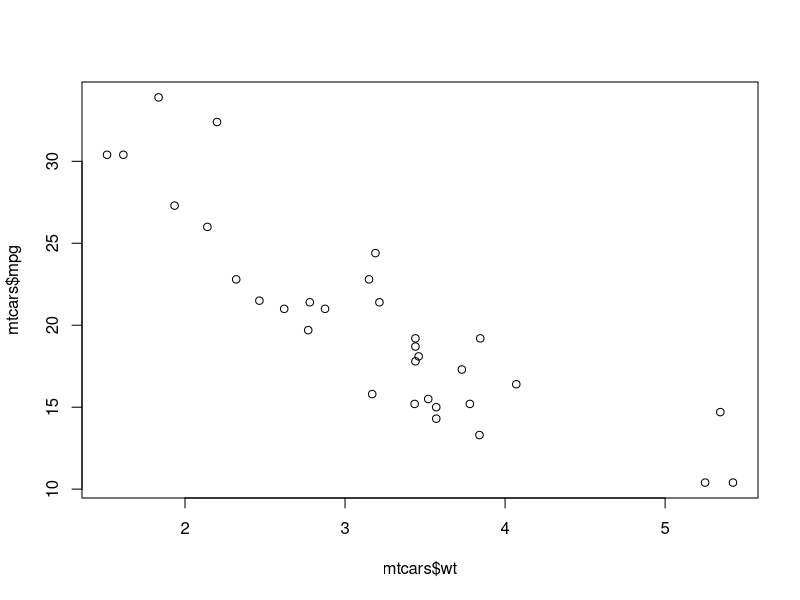
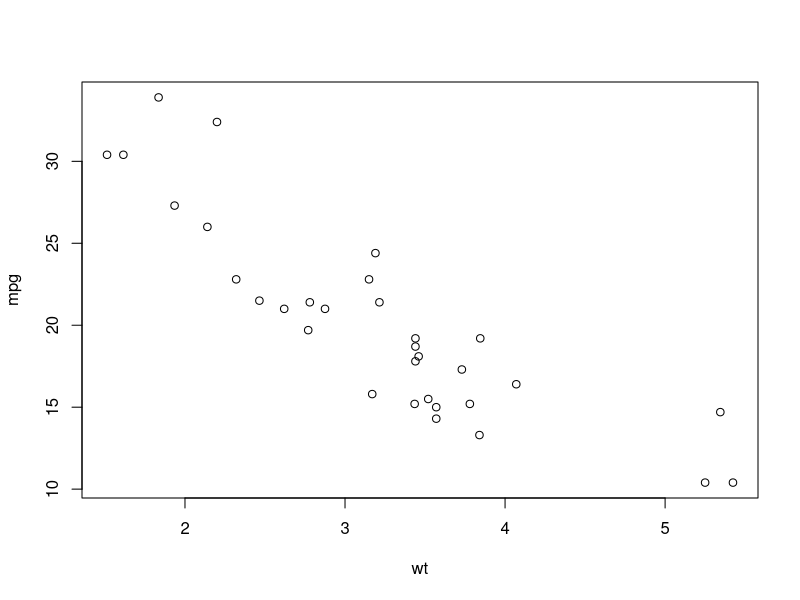
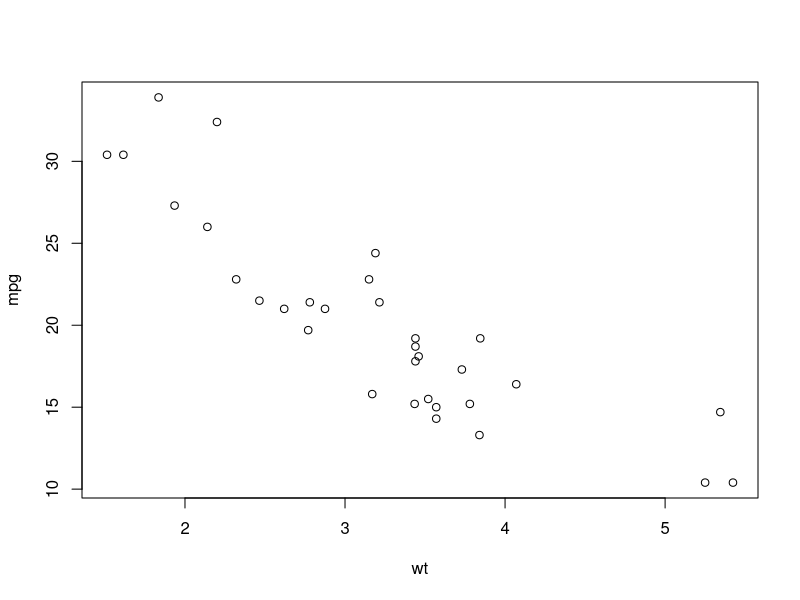
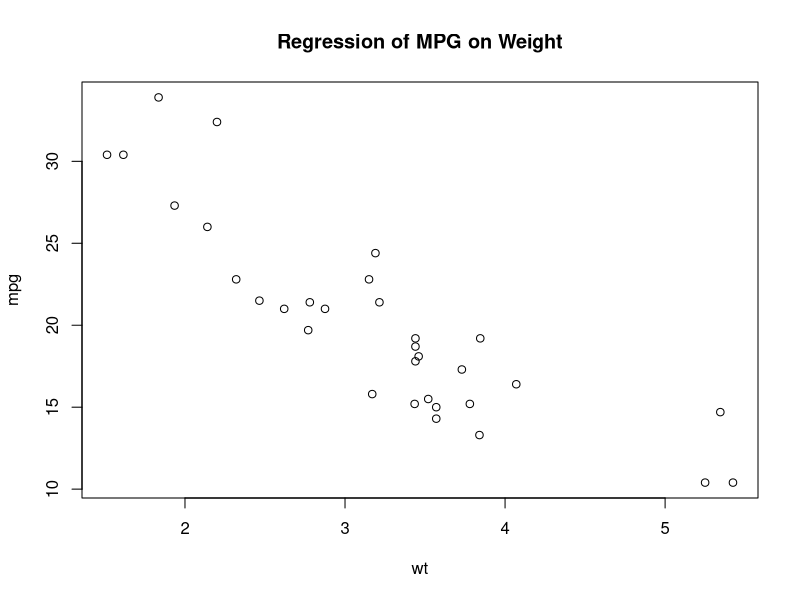
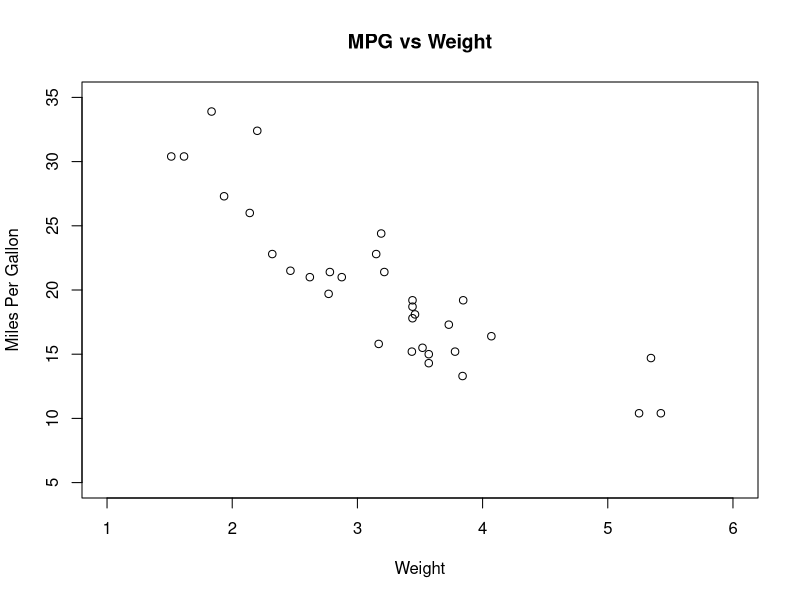

Here is the R script that generated these plots, in order: (Note: this script raises an error after producing the figures.)
data("mtcars")
head(mtcars, n=10)

plot(mtcars$wt, mtcars$mpg)
attach(mtcars)
plot(wt, mpg)

library(Hmisc)
library(RColorBrewer)

opar <- par(no.readonly = TRUE)

attach(mtcars)
plot(wt, mpg)
plot(wt, mpg, main = "Regression of MPG on Weight")

plot(wt, mpg, main = "MPG vs Weight", xlab = "Weight", ylab = "Miles Per Gallon", ylim = c(5, 35), xlim = c(1, 6))



manager <- c(1, 2, 3, 4, 5)
date <- c("10/24/08", "10/28/08", "10/1/08", "10/12/08", "5/1/09")
gender <- c("M", "F", "F", "M", "F")
age <- c(32, 45, 25, 39, 99)
q1 <- c(5, 3, 3, 3, 2)
q2 <- c(4, 5, 5, 3, 2)
q3 <- c(5, 2, 5, 4, 1)
q4 <- c(5, 5, 5, NA, 2)
q5 <- c(5, 5, 2, NA, 1)
leadership <- data.frame(manager, date, gender, age, q1, q2, q3, q4, q5, stringsAsFactors = FALSE)

class(date)
class(gender)
str(leadership)
summary(leadership)


mydata <- data.frame(x1 = c(2, 2, 6, 4), x2 = c(3, 4, 2, 8))
mydata
  
mydata2 <- mydata
mydata2

mydata$sumx <- mydata$x1 + mydata$x2
mydata

mydata$meanx <- (mydata$x1 + mydata$x2)/2
mydata

mydata <- transform(mydata, sumx = x1 + x2 + 6, meanx = (x1 + x2 + 6)/2)
mydata


leadership$agecat[leadership$age > 75] <- "Elder"


age <- c(1, 3, 5, 2, 11, 9, 3, 9, 12, 3)
age
length(age)
class(age)

weight <- c(4.4, 5.3, 7.2, 5.2, 8.5, 7.3, 6.0, 10.4, 10.2, 6.1)
weight
length(weight)
class(weight)

head(weight, n = 2)
weight[3]
weight <- weight[-3]
weight


adoles <- data.frame(age, weight)
adoles
class(adoles)
length(adoles)


patientID <- c(1, 2, 3, 4)
age <- c(25, 34, 28, 52)
diabetes <- c("Type 1", "Type 2", "Type 1", "Type 1")
status <- c("Poor", "Improved", "Excellent", "Poor")
diabetes <- factor(diabetes)
status <- factor(status, order = TRUE)
patientData <- data.frame(patientID, age, diabetes, status)
patientData
str(patientData)
summary(patientData)

class(patientData$patientID)
patientID

patientData[1: 2]
patientData[c("diabetes", "status")]

update.packages(ask=FALSE, checkBuilt=TRUE)
